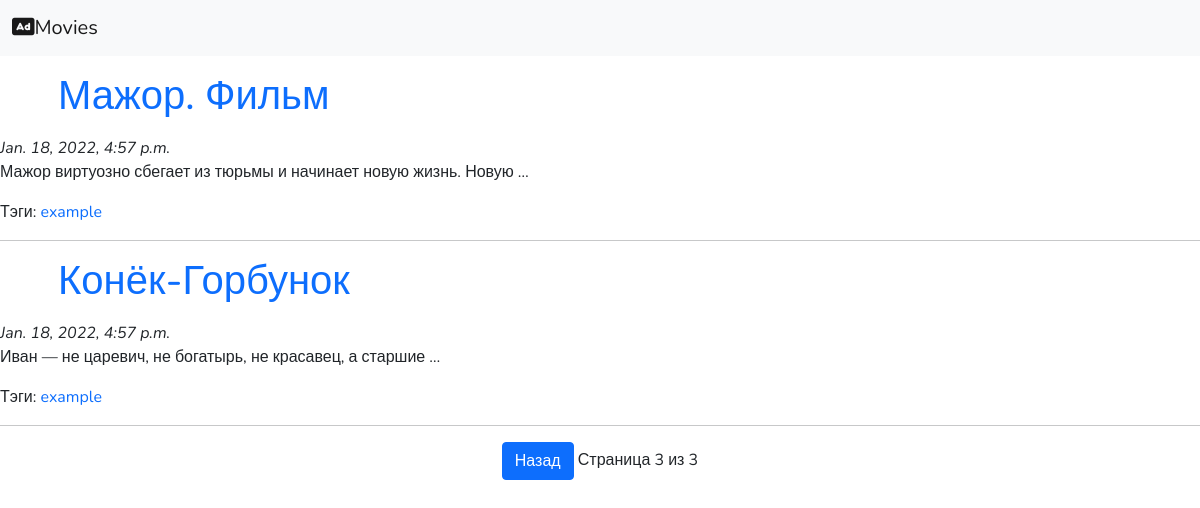
/?page=3, run on the app's committed database.
### blog/models.py (models this page shows, shortened)
class Post(models.Model):
    tags = TaggableManager()
    author = models.ForeignKey(settings.AUTH_USER_MODEL, on_delete=models.CASCADE)
    title = models.CharField(max_length=150)
    text = models.TextField()
    created = models.DateTimeField(default=timezone.now)
    category = models.CharField(max_length=150, default='something')

### blog/views.py (the view)
# urls.py: path('', views.post_list, name='post_list'),
def post_list(request, tag_slug=None):
    posts = Post.objects.all()
    tag = None
    if tag_slug:
        tag = get_object_or_404(Tag, slug=tag_slug)
        posts = posts.filter(tags__in=[tag])
    paginator = Paginator(posts, 4)
    page = request.GET.get('page', 1)
    try:
        posts = paginator.page(page)
    except PageNotAnInteger:
        posts.paginator.page(1)
    except EmptyPage:
        posts = paginator.page(paginator.num_pages)
    return render(request, 'blog/post_list.html', {'posts': posts,
                                                   'page': page,
                                                   'tag': tag})

### blog/templates/blog/post_list.html (shortened to what this page needs)
{% extends 'blog/base.html' %}
{% block content %}
{% for post in posts %}
    <div class="posts">
        <div class="container">
        <div class="m-3">
        <h1>
            <a href="{% url 'post_detail' pk=post.pk %}">
                {{post.title}}
            </a>
        </h1>
        </div>
        </div>
        <em class="post_elem">{{post.created}}</em>
        <p>{{post.text | truncatewords:10}}</p>
        <p class="tags">
            Тэги:
            {% for tag in post.tags.all %}
            <a href="{% url 'post_list_by_tag' tag.slug %}">
                {{ tag.name }}
            </a>
            {% endfor %}
        </p>
        <hr/>
    </div>
{% endfor %}
{% include "blog/paginator.html" with page=posts%}
{% endblock %}

### blog/templates/blog/base.html (style rules this page uses)
body { font-family: 'Nunito', sans-serif }
a { text-decoration: none; }

### data on the page
Post: title "Мажор. Фильм", created "Jan. 18, 2022, 4:57 p.m.", text "Мажор виртуозно сбегает из тюрьмы и начинает новую жизнь. Новую …"
Tag: name "example"
Post: title "Конёк-Горбунок", created "Jan. 18, 2022, 4:57 p.m.", text "Иван — не царевич, не богатырь, не красавец, а старшие …"

### other printed values
{{ page.number }} "3"
{{ page.paginator.num_pages }} "3"
